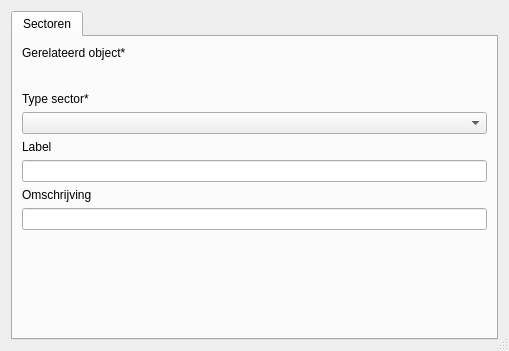
<?xml version="1.0" encoding="UTF-8"?>
<ui version="4.0">
 <class>ingang_bouwaag</class>
 <widget class="QDialog" name="ingang_bouwaag">
  <property name="geometry">
   <rect>
    <x>0</x>
    <y>0</y>
    <width>509</width>
    <height>351</height>
   </rect>
  </property>
  <property name="sizePolicy">
   <sizepolicy hsizetype="Preferred" vsizetype="Minimum">
    <horstretch>0</horstretch>
    <verstretch>0</verstretch>
   </sizepolicy>
  </property>
  <property name="minimumSize">
   <size>
    <width>0</width>
    <height>0</height>
   </size>
  </property>
  <property name="windowTitle">
   <string>Dialog</string>
  </property>
  <property name="autoFillBackground">
   <bool>false</bool>
  </property>
  <property name="sizeGripEnabled">
   <bool>true</bool>
  </property>
  <layout class="QVBoxLayout" name="verticalLayout">
   <item>
    <widget class="QTabWidget" name="Objectgegevens_2">
     <property name="sizePolicy">
      <sizepolicy hsizetype="Preferred" vsizetype="Preferred">
       <horstretch>0</horstretch>
       <verstretch>0</verstretch>
      </sizepolicy>
     </property>
     <property name="autoFillBackground">
      <bool>true</bool>
     </property>
     <property name="currentIndex">
      <number>0</number>
     </property>
     <property name="documentMode">
      <bool>false</bool>
     </property>
     <widget class="QWidget" name="sectoren">
      <attribute name="title">
       <string>Sectoren</string>
      </attribute>
      <layout class="QVBoxLayout" name="verticalLayout_2">
       <item>
        <widget class="QLabel" name="label_3">
         <property name="text">
          <string>Gerelateerd object*</string>
         </property>
        </widget>
       </item>
       <item>
        <widget class="QLabel" name="label_4">
         <property name="text">
          <string/>
         </property>
         <property name="pixmap">
          <pixmap>Algemeen gevaar.svg</pixmap>
         </property>
        </widget>
       </item>
       <item>
        <widget class="QgsRelationReferenceWidget" name="object_id" native="true">
         <property name="sizePolicy">
          <sizepolicy hsizetype="Preferred" vsizetype="Preferred">
           <horstretch>0</horstretch>
           <verstretch>0</verstretch>
          </sizepolicy>
         </property>
         <property name="minimumSize">
          <size>
           <width>0</width>
           <height>0</height>
          </size>
         </property>
         <property name="whatsThis">
          <string/>
         </property>
        </widget>
       </item>
       <item>
        <widget class="QLabel" name="label_5">
         <property name="text">
          <string>Type sector*</string>
         </property>
        </widget>
       </item>
       <item>
        <widget class="QComboBox" name="soort">
         <property name="maxVisibleItems">
          <number>30</number>
         </property>
        </widget>
       </item>
       <item>
        <widget class="QLabel" name="label_6">
         <property name="text">
          <string>Label</string>
         </property>
        </widget>
       </item>
       <item>
        <widget class="QLineEdit" name="label"/>
       </item>
       <item>
        <widget class="QLabel" name="label_7">
         <property name="text">
          <string>Omschrijving</string>
         </property>
        </widget>
       </item>
       <item>
        <widget class="QLineEdit" name="omschrijving">
         <property name="minimumSize">
          <size>
           <width>0</width>
           <height>0</height>
          </size>
         </property>
         <property name="maxLength">
          <number>254</number>
         </property>
        </widget>
       </item>
       <item>
        <spacer name="verticalSpacer">
         <property name="orientation">
          <enum>Qt::Vertical</enum>
         </property>
         <property name="sizeHint" stdset="0">
          <size>
           <width>20</width>
           <height>0</height>
          </size>
         </property>
        </spacer>
       </item>
      </layout>
      <zorder>label_4</zorder>
      <zorder>verticalSpacer</zorder>
      <zorder>object_id</zorder>
      <zorder>label_5</zorder>
      <zorder>soort</zorder>
      <zorder>label_6</zorder>
      <zorder>label</zorder>
      <zorder>omschrijving</zorder>
      <zorder>label_7</zorder>
      <zorder>label_3</zorder>
     </widget>
    </widget>
   </item>
  </layout>
 </widget>
 <customwidgets>
  <customwidget>
   <class>QgsRelationReferenceWidget</class>
   <extends>QWidget</extends>
   <header>qgsrelationreferencewidget.h</header>
  </customwidget>
 </customwidgets>
 <resources>
  <include location="image.qrc"/>
 </resources>
 <connections/>
</ui>
